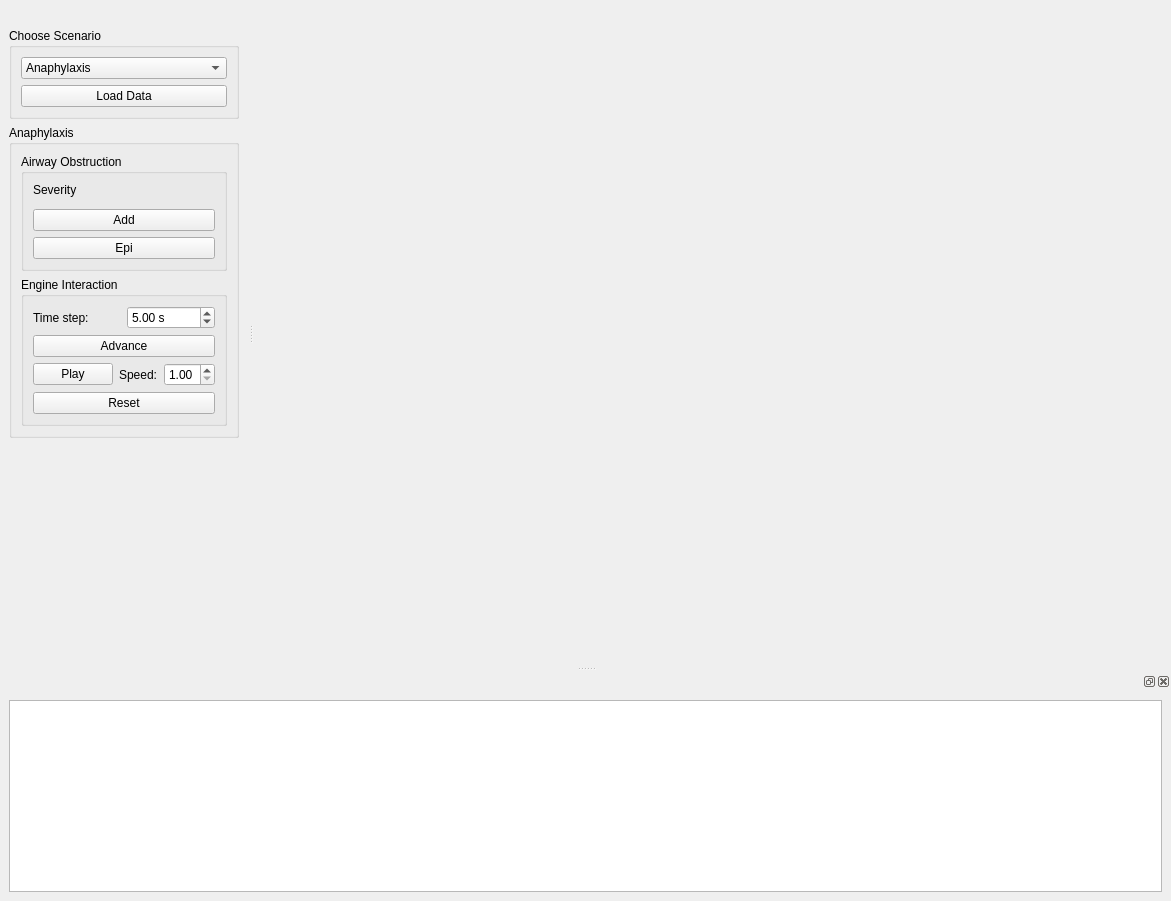
<?xml version="1.0" encoding="UTF-8"?>
<ui version="4.0">
 <class>PhysiologyExplorerMainWindow</class>
 <widget class="QMainWindow" name="PhysiologyExplorerMainWindow">
  <property name="geometry">
   <rect>
    <x>0</x>
    <y>0</y>
    <width>1171</width>
    <height>901</height>
   </rect>
  </property>
  <property name="windowTitle">
   <string>MainWindow</string>
  </property>
  <widget class="QWidget" name="centralwidget"/>
  <widget class="QDockWidget" name="inputDockWidget">
   <property name="sizePolicy">
    <sizepolicy hsizetype="Preferred" vsizetype="Maximum">
     <horstretch>0</horstretch>
     <verstretch>0</verstretch>
    </sizepolicy>
   </property>
   <property name="features">
    <set>QDockWidget::DockWidgetMovable</set>
   </property>
   <property name="allowedAreas">
    <set>Qt::LeftDockWidgetArea</set>
   </property>
   <attribute name="dockWidgetArea">
    <number>1</number>
   </attribute>
   <widget class="QWidget" name="dockWidgetContents">
    <layout class="QVBoxLayout" name="verticalLayout_4">
     <item>
      <widget class="QGroupBox" name="scenarioGroupBox">
       <property name="title">
        <string>Choose Scenario</string>
       </property>
       <layout class="QVBoxLayout" name="verticalLayout">
        <item>
         <widget class="QComboBox" name="scenarioComboBox">
          <item>
           <property name="text">
            <string>Anaphylaxis</string>
           </property>
          </item>
         </widget>
        </item>
        <item>
         <widget class="QPushButton" name="loadButton">
          <property name="text">
           <string>Load Data</string>
          </property>
         </widget>
        </item>
       </layout>
      </widget>
     </item>
     <item>
      <widget class="QGroupBox" name="anaphylaxisGroupBox">
       <property name="title">
        <string>Anaphylaxis</string>
       </property>
       <layout class="QVBoxLayout" name="verticalLayout_5">
        <item>
         <widget class="QGroupBox" name="obstructionGroupBox">
          <property name="sizePolicy">
           <sizepolicy hsizetype="Preferred" vsizetype="Preferred">
            <horstretch>0</horstretch>
            <verstretch>0</verstretch>
           </sizepolicy>
          </property>
          <property name="title">
           <string>Airway Obstruction</string>
          </property>
          <layout class="QVBoxLayout" name="verticalLayout_2">
           <item>
            <widget class="QLabel" name="label">
             <property name="text">
              <string>Severity</string>
             </property>
            </widget>
           </item>
           <item>
            <widget class="pqDoubleRangeWidget" name="severitySlider" native="true">
             <property name="sizePolicy">
              <sizepolicy hsizetype="Maximum" vsizetype="Preferred">
               <horstretch>0</horstretch>
               <verstretch>0</verstretch>
              </sizepolicy>
             </property>
             <property name="maximum" stdset="0">
              <number>1</number>
             </property>
             <property name="minimum" stdset="0">
              <number>0</number>
             </property>
            </widget>
           </item>
           <item>
            <widget class="QPushButton" name="addOstructionButton">
             <property name="text">
              <string>Add</string>
             </property>
            </widget>
           </item>
           <item>
            <widget class="QPushButton" name="epiButton">
             <property name="text">
              <string>Epi</string>
             </property>
            </widget>
           </item>
          </layout>
         </widget>
        </item>
        <item>
         <widget class="QGroupBox" name="engineGroupBox">
          <property name="title">
           <string>Engine Interaction</string>
          </property>
          <layout class="QVBoxLayout" name="verticalLayout_3">
           <item>
            <layout class="QGridLayout" name="gridLayout">
             <item row="1" column="0">
              <widget class="QLabel" name="label_2">
               <property name="text">
                <string>Time step:</string>
               </property>
              </widget>
             </item>
             <item row="1" column="1">
              <widget class="QDoubleSpinBox" name="timeStepBox">
               <property name="prefix">
                <string/>
               </property>
               <property name="suffix">
                <string> s</string>
               </property>
               <property name="minimum">
                <double>0.250000000000000</double>
               </property>
               <property name="maximum">
                <double>60.000000000000000</double>
               </property>
               <property name="value">
                <double>5.000000000000000</double>
               </property>
              </widget>
             </item>
            </layout>
           </item>
           <item>
            <widget class="QPushButton" name="advanceButton">
             <property name="text">
              <string>Advance</string>
             </property>
            </widget>
           </item>
           <item>
            <layout class="QGridLayout" name="gridLayout_2">
             <item row="0" column="1">
              <widget class="QLabel" name="label_3">
               <property name="text">
                <string>Speed:</string>
               </property>
              </widget>
             </item>
             <item row="0" column="0">
              <widget class="QPushButton" name="playButton">
               <property name="text">
                <string>Play</string>
               </property>
              </widget>
             </item>
             <item row="0" column="2">
              <widget class="QDoubleSpinBox" name="playbackSpeedBox">
               <property name="minimum">
                <double>1.000000000000000</double>
               </property>
               <property name="maximum">
                <double>5.000000000000000</double>
               </property>
               <property name="singleStep">
                <double>0.500000000000000</double>
               </property>
              </widget>
             </item>
            </layout>
           </item>
           <item>
            <widget class="QPushButton" name="resetButton">
             <property name="text">
              <string>Reset</string>
             </property>
            </widget>
           </item>
          </layout>
         </widget>
        </item>
       </layout>
      </widget>
     </item>
     <item>
      <spacer name="verticalSpacer_4">
       <property name="orientation">
        <enum>Qt::Vertical</enum>
       </property>
       <property name="sizeHint" stdset="0">
        <size>
         <width>20</width>
         <height>40</height>
        </size>
       </property>
      </spacer>
     </item>
    </layout>
   </widget>
  </widget>
  <widget class="QDockWidget" name="outputDockWidget">
   <attribute name="dockWidgetArea">
    <number>8</number>
   </attribute>
   <widget class="QWidget" name="dockWidgetContents_2">
    <layout class="QGridLayout" name="gridLayout_3">
     <item row="0" column="2">
      <widget class="QTextEdit" name="logOutput">
       <property name="sizePolicy">
        <sizepolicy hsizetype="Expanding" vsizetype="Preferred">
         <horstretch>0</horstretch>
         <verstretch>0</verstretch>
        </sizepolicy>
       </property>
       <property name="readOnly">
        <bool>true</bool>
       </property>
      </widget>
     </item>
    </layout>
   </widget>
  </widget>
 </widget>
 <customwidgets>
  <customwidget>
   <class>pqDoubleRangeWidget</class>
   <extends>QWidget</extends>
   <header>pqDoubleRangeWidget.h</header>
   <container>1</container>
  </customwidget>
 </customwidgets>
 <resources/>
 <connections/>
</ui>
